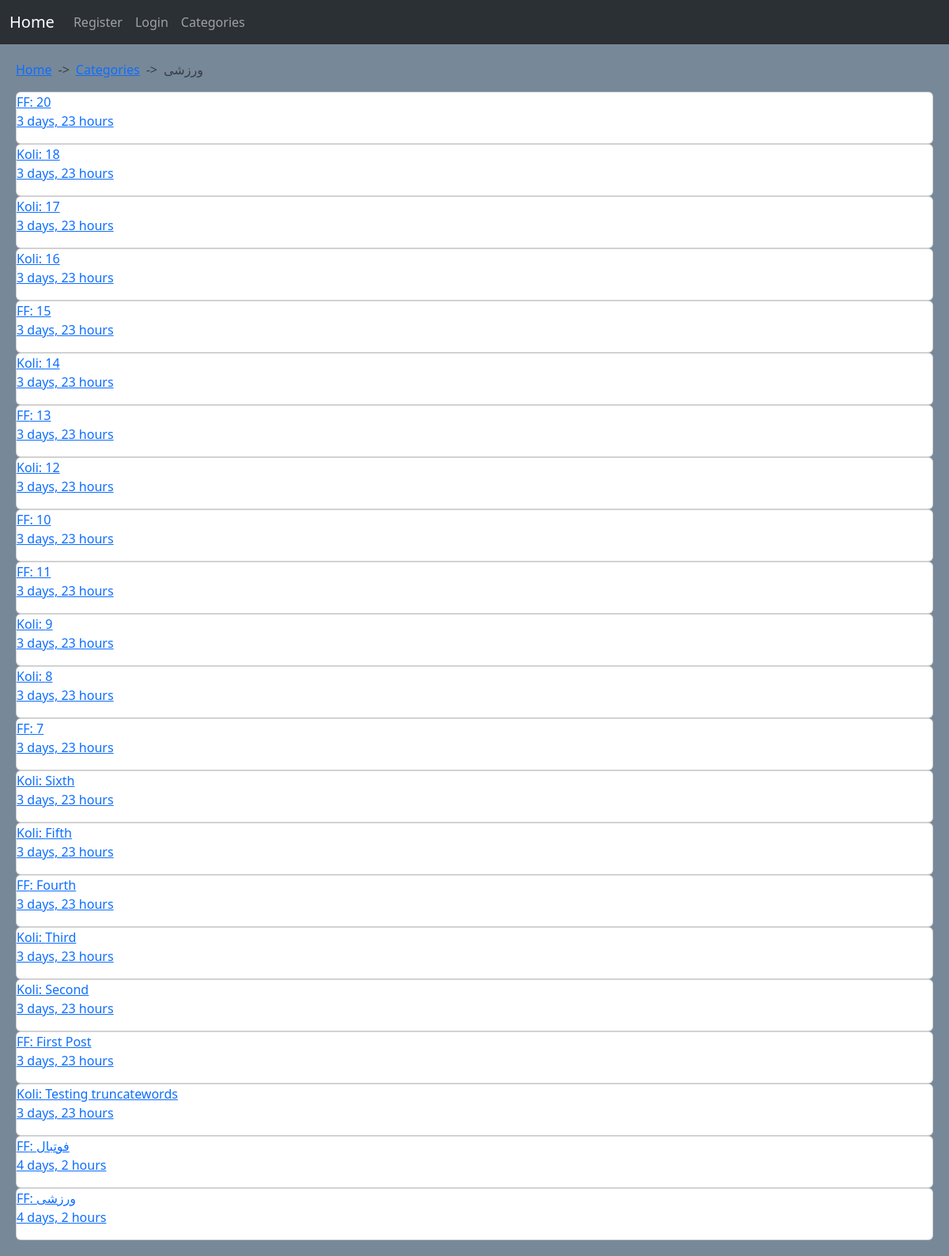
The app's page /Categories/ورزشی/showposts/ with its own data.
### Categories/models.py (models this page shows, shortened)
class CategoryModel(MPTTModel):
    name = models.CharField(
        max_length=200,
        unique=True,
    )
    slug = models.SlugField(
        max_length=300,
        unique=True,
        null=True,
        blank=True,
        allow_unicode=True
    )
    parent = TreeForeignKey(
        'self',
        on_delete=models.CASCADE,
        null=True,
        blank=True,
        related_name='Parent'
    )
    class Meta:
        ordering = ('name',)
        verbose_name = 'Category'
        verbose_name_plural = 'Categories'

### Posts/models.py (models this page shows, shortened)
class PostModel(models.Model):
    category = models.ForeignKey(
        CategoryModel,
        on_delete=models.CASCADE,
        related_name='category_posts',
        default=None
    )
    author = models.ForeignKey(
        User,
        on_delete=models.CASCADE,
        related_name='author_posts'
    )
    title = models.CharField(
        max_length=75,
        unique=True
    )
    slug = models.SlugField(
        max_length=150,
        unique=True,
        allow_unicode=True
    )
    body = RichTextUploadingField()
    date_created = models.DateTimeField(
        auto_now_add=True
    )
    date_updated = models.DateTimeField(
        auto_now=True
    )
    def get_absolute_url(self):
        return reverse_lazy('Posts:PostDetail', args=(self.category.slug, self.slug))
    class Meta:
        verbose_name = 'Post'
        verbose_name_plural = 'Posts'
        ordering = ('-date_created', '-date_updated')

### Categories/views.py (the view)
# urls.py: path('<str:category_slug>/showposts/', views.ShowCategoryPostsView.as_view(), name='ShowCategoryPosts'),
class ShowCategoryPostsView(View):
    template_name = 'Categories/ShowPosts.html'
    def get(self, request, category_slug):
        category = get_object_or_404(CategoryModel, slug=category_slug)
        ancestors = category.get_ancestors()
        needed_categories = category.get_descendants(include_self=False)
        conditions = Q(category=category)
        for ctgr in needed_categories:
            conditions |= Q(category=ctgr)
        posts = PostModel.objects.filter(conditions).order_by('-date_created')
        return render(request, self.template_name, {'posts': posts, 'ancestors': ancestors, 'current': category})

### Categories/Templates/Categories/ShowPosts.html (shortened to what this page needs)
{% extends 'Base.html' %}
{% block Body %}
	<div style="--bs-breadcrumb-divider: '->';" aria-label="breadcrumb">
		<ol class="breadcrumb">
			<li class="breadcrumb-item"><a href="{% url 'Home:Home' %}">Home</a></li>
			<li class="breadcrumb-item"><a href="{% url 'Categories:Category' %}">Categories</a></li>
			<li class="breadcrumb-item active" aria-current="page">{{ current.name }}</li>
		</ol>
	</div>
	{% for post in posts %}
		<div class="card">
			<a href="{{ post.get_absolute_url }}">
				<p>
					{{ post.author }}: {{ post.title|truncatewords:5 }} <br/>
					{{ post.date_updated|timesince }}
				</p>
			</a>
		</div>
	{% endfor %}
{% endblock %}

### records on screen
CategoryModel: name "ورزشی"
PostModel: author "FF", title "20", date_updated "3 days, 23 hours"
PostModel: author "Koli", title "18", date_updated "3 days, 23 hours"
PostModel: author "Koli", title "17", date_updated "3 days, 23 hours"
PostModel: author "Koli", title "16", date_updated "3 days, 23 hours"
PostModel: author "FF", title "15", date_updated "3 days, 23 hours"
PostModel: author "Koli", title "14", date_updated "3 days, 23 hours"
PostModel: author "FF", title "13", date_updated "3 days, 23 hours"
PostModel: author "Koli", title "12", date_updated "3 days, 23 hours"
PostModel: author "FF", title "10", date_updated "3 days, 23 hours"
PostModel: author "FF", title "11", date_updated "3 days, 23 hours"
PostModel: author "Koli", title "9", date_updated "3 days, 23 hours"
PostModel: author "Koli", title "8", date_updated "3 days, 23 hours"
PostModel: author "FF", title "7", date_updated "3 days, 23 hours"
PostModel: author "Koli", title "Sixth", date_updated "3 days, 23 hours"
PostModel: author "Koli", title "Fifth", date_updated "3 days, 23 hours"
PostModel: author "FF", title "Fourth", date_updated "3 days, 23 hours"
PostModel: author "Koli", title "Third", date_updated "3 days, 23 hours"
PostModel: author "Koli", title "Second", date_updated "3 days, 23 hours"
PostModel: author "FF", title "First Post", date_updated "3 days, 23 hours"
PostModel: author "Koli", title "Testing truncatewords", date_updated "3 days, 23 hours"
PostModel: author "FF", title "فوتبال", date_updated "4 days, 2 hours"
PostModel: author "FF", title "ورزشی", date_updated "4 days, 2 hours"
